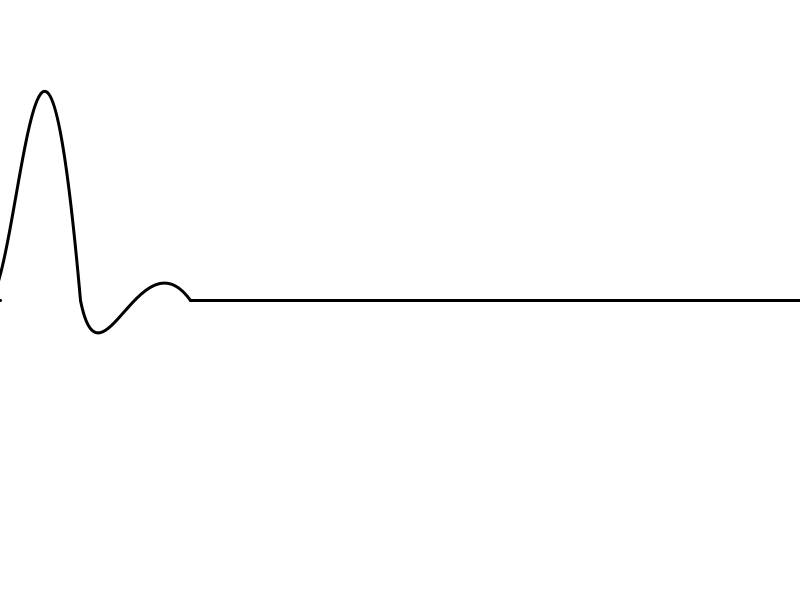
Frame 1 (no input)
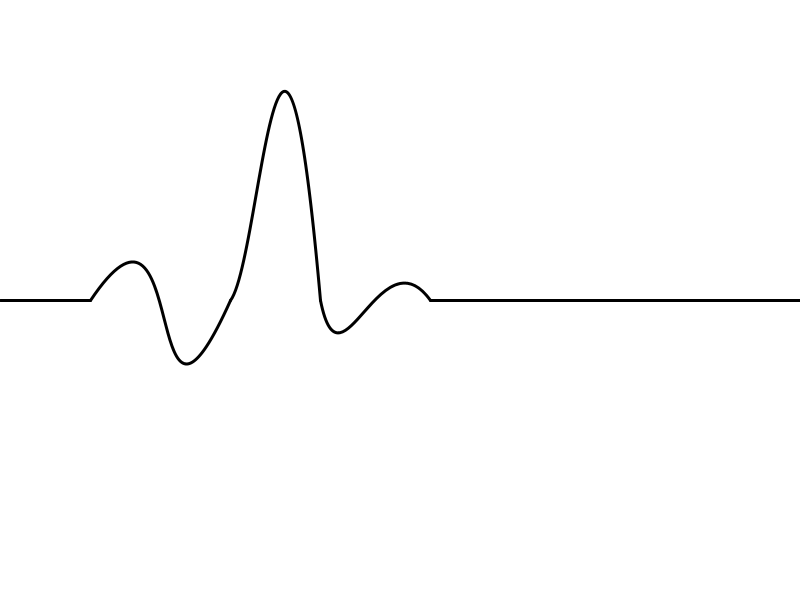
Frame 60 (the mouse pressed at the canvas centre just before this capture)
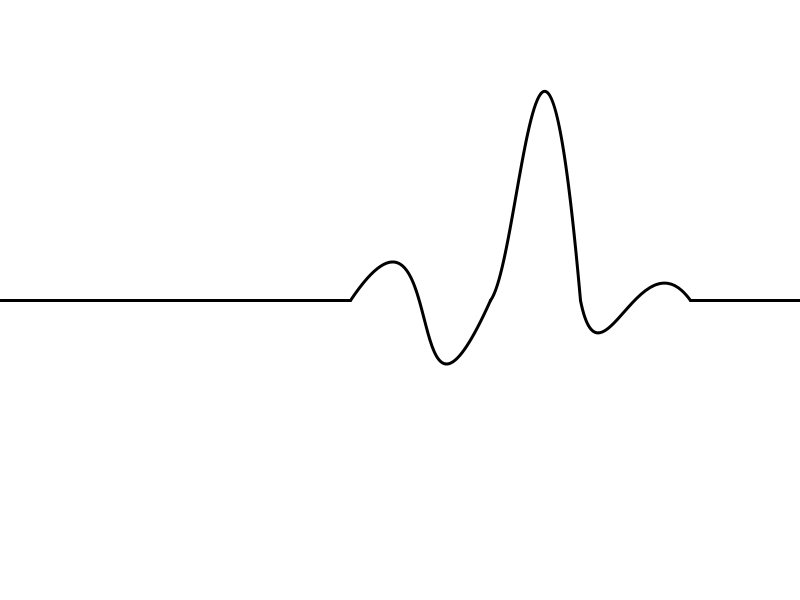
Frame 120 (the mouse held since frame 60 and released just before this capture)

The Processing sketch that drew these frames (run headless with seeded random() and noise(); from frame 60 on, the mouse is pressed at the canvas centre):

// Processing sketch: processing_7204
// ── processing_7204.pde

//PULSE BEAT Version 1.0
//By: Siddharth Mankad
//Portfolio: http://www.behance.net/smmankad/Frame
//(cc)Copyleft 2010, National Institute of Design, PGC, Gandhinagar

int counter;

void setup()
{
  smooth();
  size(800,600);
  counter=0;
  
}

void draw()
{
  if(counter==width+120)
  {
    counter=0;
  }
  else
  {
    counter+=20; //Change for speed
    background(255);
  }
  drawECG(counter);


}

void drawECG(float center)
{
  //stroke(0);
  strokeWeight(3);
  noFill();

  float ry=height/2;

  float anchor_y1=ry;
  float anchor_y2=ry;

  float cx1=center-70.0;
  float cy1=ry-150.0;

  float cx2=center-70.0;
  float cy2=ry+200.0;

  float startx=center-170;
  float endx=center+170;
  float enddiff = abs(endx-width);

  bezier(0.0,ry,startx/3,ry,startx/2,ry,startx,ry);

  bezier(startx,anchor_y1,cx1,cy1,cx2-50,cy2,center-30,ry);
  bezier(center-30,ry,center,ry-40,center+20,ry-450,center+60,ry);
  bezier(center+60,ry,center+80,ry+100,center+120,ry-70,endx,ry);

  bezier(width,ry,width-10,ry,width-15,ry,endx,ry);

}
